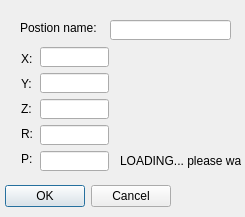
<?xml version="1.0" encoding="UTF-8"?>
<ui version="4.0">
 <class>CreateCoordinates</class>
 <widget class="QDialog" name="CreateCoordinates">
  <property name="geometry">
   <rect>
    <x>0</x>
    <y>0</y>
    <width>245</width>
    <height>217</height>
   </rect>
  </property>
  <property name="windowTitle">
   <string>Create coördinates</string>
  </property>
  <widget class="QDialogButtonBox" name="buttonBox">
   <property name="geometry">
    <rect>
     <x>-170</x>
     <y>180</y>
     <width>341</width>
     <height>32</height>
    </rect>
   </property>
   <property name="orientation">
    <enum>Qt::Horizontal</enum>
   </property>
   <property name="standardButtons">
    <set>QDialogButtonBox::Cancel|QDialogButtonBox::Ok</set>
   </property>
  </widget>
  <widget class="QLineEdit" name="X">
   <property name="geometry">
    <rect>
     <x>40</x>
     <y>47</y>
     <width>69</width>
     <height>20</height>
    </rect>
   </property>
  </widget>
  <widget class="QLineEdit" name="Y">
   <property name="geometry">
    <rect>
     <x>40</x>
     <y>73</y>
     <width>69</width>
     <height>20</height>
    </rect>
   </property>
  </widget>
  <widget class="QLineEdit" name="P">
   <property name="geometry">
    <rect>
     <x>40</x>
     <y>151</y>
     <width>69</width>
     <height>20</height>
    </rect>
   </property>
  </widget>
  <widget class="QLineEdit" name="Z">
   <property name="geometry">
    <rect>
     <x>40</x>
     <y>99</y>
     <width>69</width>
     <height>20</height>
    </rect>
   </property>
  </widget>
  <widget class="QLineEdit" name="R">
   <property name="geometry">
    <rect>
     <x>40</x>
     <y>125</y>
     <width>69</width>
     <height>20</height>
    </rect>
   </property>
  </widget>
  <widget class="QLineEdit" name="PosName">
   <property name="geometry">
    <rect>
     <x>110</x>
     <y>20</y>
     <width>121</width>
     <height>20</height>
    </rect>
   </property>
   <property name="maxLength">
    <number>5</number>
   </property>
  </widget>
  <widget class="QLabel" name="label">
   <property name="geometry">
    <rect>
     <x>21</x>
     <y>51</y>
     <width>16</width>
     <height>16</height>
    </rect>
   </property>
   <property name="text">
    <string>X:</string>
   </property>
  </widget>
  <widget class="QLabel" name="label_2">
   <property name="geometry">
    <rect>
     <x>21</x>
     <y>76</y>
     <width>16</width>
     <height>16</height>
    </rect>
   </property>
   <property name="text">
    <string>Y:</string>
   </property>
  </widget>
  <widget class="QLabel" name="label_3">
   <property name="geometry">
    <rect>
     <x>21</x>
     <y>101</y>
     <width>16</width>
     <height>16</height>
    </rect>
   </property>
   <property name="text">
    <string>Z:</string>
   </property>
  </widget>
  <widget class="QLabel" name="label_4">
   <property name="geometry">
    <rect>
     <x>21</x>
     <y>126</y>
     <width>16</width>
     <height>16</height>
    </rect>
   </property>
   <property name="text">
    <string>R:</string>
   </property>
  </widget>
  <widget class="QLabel" name="label_5">
   <property name="geometry">
    <rect>
     <x>21</x>
     <y>151</y>
     <width>16</width>
     <height>16</height>
    </rect>
   </property>
   <property name="text">
    <string>P:</string>
   </property>
  </widget>
  <widget class="QLabel" name="label_6">
   <property name="geometry">
    <rect>
     <x>20</x>
     <y>20</y>
     <width>81</width>
     <height>16</height>
    </rect>
   </property>
   <property name="text">
    <string>Postion name:</string>
   </property>
  </widget>
  <widget class="QLabel" name="Loading">
   <property name="geometry">
    <rect>
     <x>120</x>
     <y>140</y>
     <width>121</width>
     <height>41</height>
    </rect>
   </property>
   <property name="text">
    <string>LOADING... please wait</string>
   </property>
  </widget>
 </widget>
 <resources/>
 <connections>
  <connection>
   <sender>buttonBox</sender>
   <signal>accepted()</signal>
   <receiver>CreateCoordinates</receiver>
   <slot>accept()</slot>
   <hints>
    <hint type="sourcelabel">
     <x>248</x>
     <y>254</y>
    </hint>
    <hint type="destinationlabel">
     <x>157</x>
     <y>274</y>
    </hint>
   </hints>
  </connection>
  <connection>
   <sender>buttonBox</sender>
   <signal>rejected()</signal>
   <receiver>CreateCoordinates</receiver>
   <slot>reject()</slot>
   <hints>
    <hint type="sourcelabel">
     <x>316</x>
     <y>260</y>
    </hint>
    <hint type="destinationlabel">
     <x>286</x>
     <y>274</y>
    </hint>
   </hints>
  </connection>
 </connections>
</ui>
